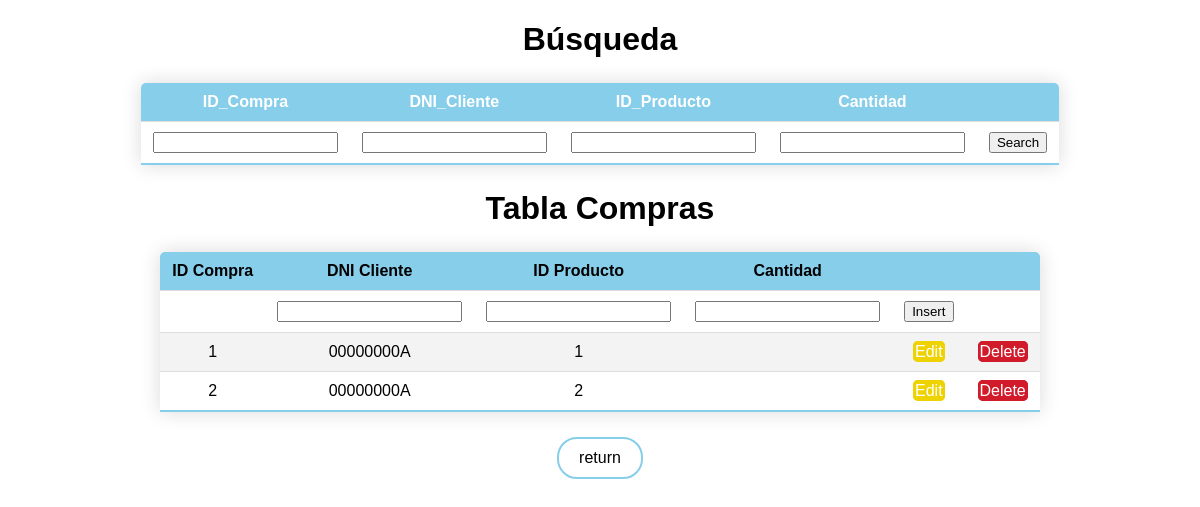
Screenshot of /compras.php with the database file from the repository.
### tables this page shows
CREATE TABLE IF NOT EXISTS COMPRA (
  ID_Compra INT UNSIGNED NOT NULL AUTO_INCREMENT,
  CLIENTE_DNI VARCHAR(10) NOT NULL,
  Borrado TINYINT NOT NULL,
  PRODUCTOS_ID_Producto INT NOT NULL,
  PRIMARY KEY (ID_Compra, CLIENTE_DNI),
  INDEX fk_COMPRA_CLIENTE_idx (CLIENTE_DNI ASC) VISIBLE,
  INDEX fk_COMPRA_PRODUCTOS1_idx (PRODUCTOS_ID_Producto ASC) VISIBLE,
  CONSTRAINT fk_COMPRA_CLIENTE
    FOREIGN KEY (CLIENTE_DNI)
    REFERENCES CLIENTE (DNI)
    ON DELETE CASCADE
    ON UPDATE CASCADE,
  CONSTRAINT fk_COMPRA_PRODUCTOS1
    FOREIGN KEY (PRODUCTOS_ID_Producto)
    REFERENCES PRODUCTOS (ID_Producto)
    ON DELETE NO ACTION
    ON UPDATE NO ACTION);

### compras.php (the view, shortened to what this page needs)
<?php
require "bbdd.php";
$columns = array('ID_Compra','CLIENTE_DNI','PRODUCTOS_ID_Producto', 'Cantidad');
$column = isset($_GET['column']) && in_array($_GET['column'], $columns) ? $_GET['column'] : $columns[0];
$sort_order = isset($_GET['order']) && strtolower($_GET['order']) == 'desc' ? 'DESC' : 'ASC';
if ($result = mysqli_query($db, "SELECT * FROM COMPRA WHERE Borrado = 0 ORDER BY $column $sort_order")) {
	$up_or_down = str_replace(array('ASC','DESC'), array('up','down'), $sort_order);
	$asc_or_desc = $sort_order == 'ASC' ? 'desc' : 'asc';
	$add_class = ' class="highlight"';
?>
<!DOCTYPE html>
<html>
<head>
</head>
<body>
<table class = "styled-table">
  <h1>Búsqueda</h1>
  <tr>
    <th>ID_Compra</th>
    <th>DNI_Cliente</th>
    <th>ID_Producto</th>
    <th>Cantidad</th>
    <th></th>
    </tr>
    <form action="compras.php?search" method="post">
    <td><input type='text' name='ID_Compra'></td>
    <td><input type='text' name='CLIENTE_DNI'></td>
    <td><input type='text' name='PRODUCTOS_ID_Producto'></td>
    <td><input type='text' name='Cantidad'></td>
    <td><button>Search</button></td>
    </form>
  </table>
<table class = "styled-table search-table">
  <h1>Tabla Compras</h1>
  <tr>
    <th><a class = "table-title" href="compras.php?column=ID_Compra&order=<?php echo $asc_or_desc; ?>">ID Compra<i class ="<?php echo $column == 'ID_Compra' ? '-' . $up_or_down : ''; ?>"></i></a></th>
    <th><a class = "table-title" href="compras.php?column=CLIENTE_DNI&order=<?php echo $asc_or_desc; ?>">DNI Cliente<i class ="<?php echo $column == 'CLIENTE_DNI' ? '-' . $up_or_down : ''; ?>"></i></a></th>
    <th><a class = "table-title" href="compras.php?column=PRODUCTOS_ID_Producto&order=<?php echo $asc_or_desc; ?>">ID Producto<i class ="<?php echo $column == 'PRODUCTOS_ID_Producto' ? '-' . $up_or_down : ''; ?>"></i></a></th>
    <th><a class = "table-title" href="compras.php?column=Cantidad&order=<?php echo $asc_or_desc; ?>">Cantidad<i class ="<?php echo $column == 'Cantidad' ? '-' . $up_or_down : ''; ?>"></i></a></th>
    <th></th>
    <th></th>
  </tr>
<tr>
  <form action="insert.php" method="post">
    <td></td>
    <td><input type='text' name='enterDNI'></td>
    <td><input type='text' name='enterIDPROD'></td>
    <td><input type='text' name='enterCantidad'></td>
    <td><button>Insert</button></td>
    </form>
  </tr>
  <?php
  while($data = mysqli_fetch_assoc($result))
  {
    if ($data['Borrado'] == 0) {
  ?>
  <tr>
    <td <?php echo $column == 'ID_Producto' ? $add_class : ''; ?>><?php echo $data['ID_Compra'];?></td>
    <td <?php echo $column == 'CLIENTE_DNI' ? $add_class : ''; ?>><?php echo $data['CLIENTE_DNI'];?></td>
    <td <?php echo $column == 'PRODUCTOS_ID_Producto' ? $add_class : ''; ?>><?php echo $data['PRODUCTOS_ID_Producto'];?></td>
    <td <?php echo $column == 'Cantidad' ? $add_class : ''; ?>><?php echo $data['Cantidad'];?></td>
    <td><a class="edit" href="edit.php?id=<?php echo $data['ID_Compra']; ?>">Edit</a></td>
    <td><a class="delete" href="delete.php?id=<?php echo $data['ID_Compra']; ?>">Delete</a></td>
  </tr>
  <?php
  }
}
?>
</table>
<a class = "return" href="index.php">return</a>
</body>
<?php
}
?>
</html>

### rows the page displays
compra: ID_Compra "1", CLIENTE_DNI "00000000A", PRODUCTOS_ID_Producto "1"
compra: ID_Compra "2", CLIENTE_DNI "00000000A", PRODUCTOS_ID_Producto "2"
